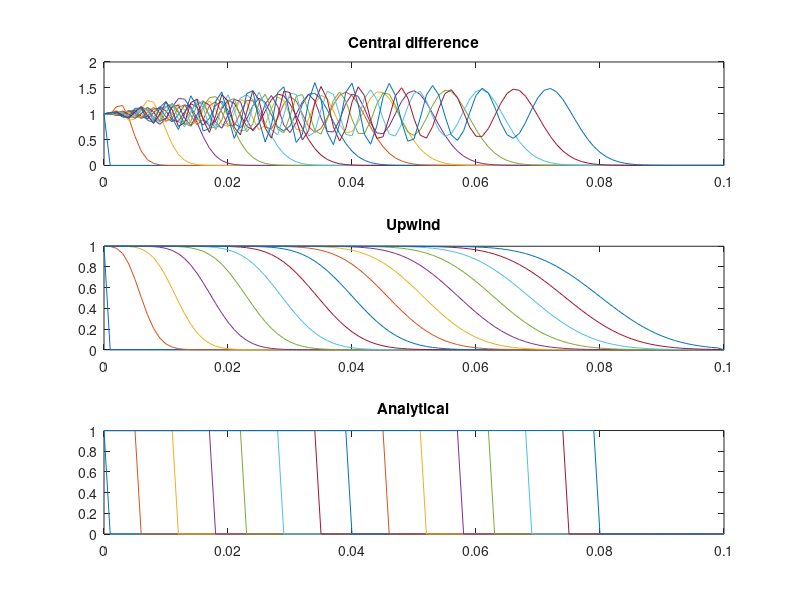

Recreate this plot in MATLAB.
Nx = 100;          % Nx grid points
Nt = 1000;         % Nt time steps
u = 0.0008;          % m/s
c_in = 1.0;         % mol/m3
t_end = 100.0;      % s
x_end = 0.1;        % m

% Time step and grid size
dt = t_end/Nt; dx = x_end/Nx;

% Courant number
Co=u*dt/dx

% Initial matrices for solutions (Nx times Nt)
c1 = zeros(Nt+1,Nx+1);  % All concentrations are zero
c1(:,1) = c_in;     % Concentration at inlet (all time steps)
an = c1; c2 = c1;   % Analytical and upwind solution

% Grid node and time step positions
x = linspace(0,x_end,Nx+1);
t = linspace(0,t_end,Nt+1);

for n = 1:Nt % time loop
    for i = 2:Nx % Nested loop for grid nodes
        % Central difference
        c1(n+1,i) = c1(n,i) - u*((c1(n,i+1) - c1(n,i-1))/(2*dx))*dt;
        % Upwind
        c2(n+1,i) = c2(n,i) - u*((c2(n,i) - c2(n,i-1))/(dx))*dt;
        % Analytical
        an(n+1,i) = (x(i) < u*t(n+1))*c_in;
    end
end

% Plot at a number of different time steps
outtimes = fix(linspace(1,Nt,min(Nt,15)));

figure;
subplot(3,1,1);
plot(x,c1(outtimes,:));
title('Central difference');
subplot(3,1,2);
plot(x,c2(outtimes,:));
title('Upwind');
subplot(3,1,3);
plot(x,an(outtimes,:));
title('Analytical');

